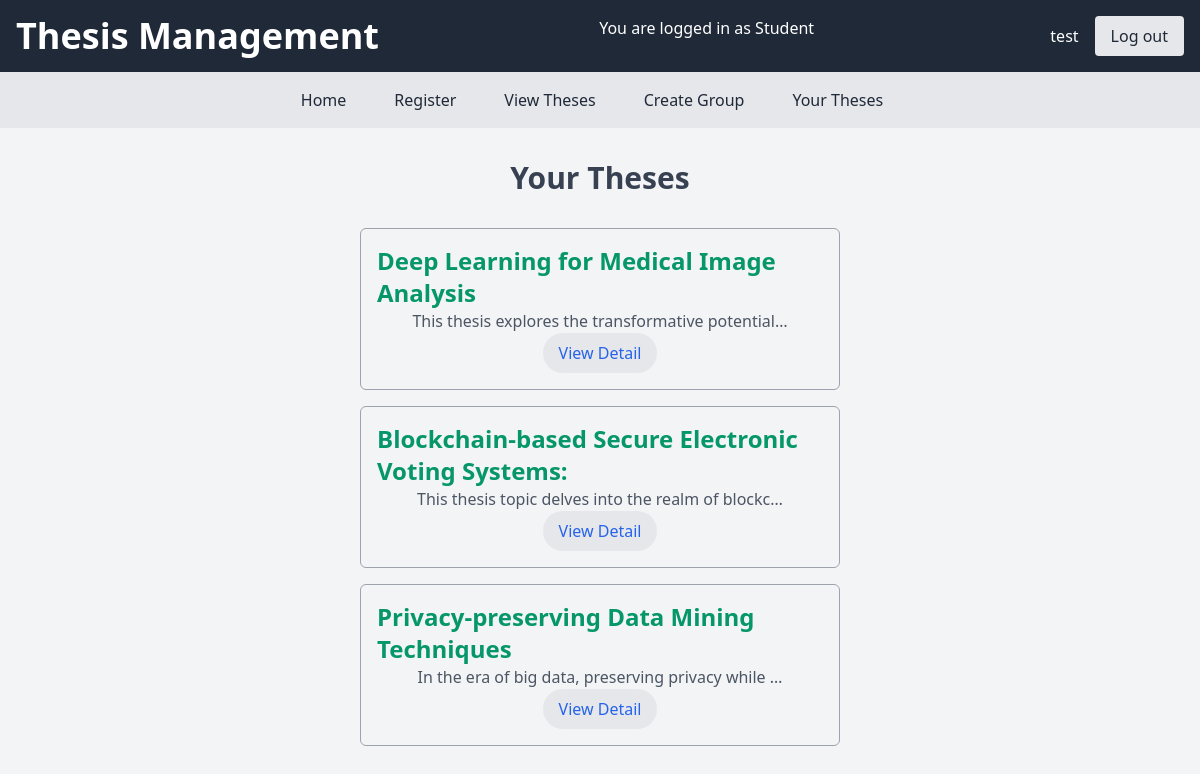
The app's page /your_theses/ (signed in) with its own data.
### app_week6/models.py (models this page shows, shortened)
class User(AbstractUser):
    USER_TYPE_CHOICES = (
        (1, 'Admin'),
        (2, 'Supervisor'),
        (3, 'Project Coordinator'),
        (4, 'Student'),
    )
    user_type = models.PositiveSmallIntegerField(choices=USER_TYPE_CHOICES, default=4)

class Thesis(models.Model):
    title = models.CharField(max_length=255)
    description = models.TextField()
    supervisor = models.ForeignKey(User, limit_choices_to={'user_type': 2}, on_delete=models.CASCADE)
    is_approved = models.BooleanField(default=False)
    students = models.ManyToManyField(User, related_name='theses', limit_choices_to={'user_type': 4}, blank=True, null=True)
    interested = models.ManyToManyField(User, related_name='interested_theses', limit_choices_to={'user_type': 4},blank=True, null=True)

### app_week6/views.py (the view)
# urls.py: path('your_theses/', views.your_theses, name='your_theses'),
@login_required
def your_theses(request):
    if ((request.user.user_type == 4)):
        theses = Thesis.objects.filter(students__in=[request.user])
        return render(request, 'app_week6/your_theses.html', {'theses': theses})
    else:
        messages.error(request, "Not authorized to view  theses")
        return redirect('home')

### app_week6/templates/app_week6/your_theses.html
{% extends 'app_week6/base.html' %}
{% block content %}
<div class="container mx-auto p-4 flex flex-col items-center justify-center">
    <h2 class="text-3xl font-bold text-gray-700 mb-6">Your Theses</h2>
    <ul class="flex flex-col items-center justify-center w-1/2 mb-6">
        {% for thesis in theses %}
        <li  class="flex flex-col items-center justify-center w-full p-4 my-2 border border-gray-400 rounded-md" >
            <h3 class="text-2xl text-green-600 font-bold">{{ thesis.title }}</h3>
            <p class="text-gray-600">{{ thesis.description|truncatechars:50 }}</p>
            <a href="{% url 'view_theses' thesis.id %}" class="text-blue-600 hover:text-blue-800 px-4 py-2 rounded-full bg-gray-200 w-max cursor-pointer">View Detail</a>
        </li>
        {% endfor %}
    </ul>
</div>
{% endblock content %}

### app_week6/templates/app_week6/base.html (shortened to what this page needs)
<!DOCTYPE html>
<html>
<head>
    <link rel="stylesheet" href="https://unpkg.com/tailwindcss@^2/dist/tailwind.min.css">
</head>
<body class="h-screen bg-gray-100">
    <header class="bg-gray-800 text-white p-4 flex justify-between">
        <h1 class="text-4xl font-bold">Thesis Management</h1>
        {% if user.user_type == 4 %}
        <p class="mr-4">You are logged in as Student</p>
        {% endif %}
        <div class="flex items-center">
            {% if user.is_authenticated %}
            <p class="mr-4">{{ user.username }}</p>
            <a href="{% url 'logout' %}" class="bg-gray-200 text-gray-800 px-4 py-2 rounded">Log out</a>
            {% else %}
            <a href="{% url 'login' %}" class="bg-gray-200 text-gray-800 px-4 py-2 rounded">Log In</a>
            {% endif %}
        </div>
    </header>
    <nav class="bg-gray-200 p-4">
        <ul class="flex flex-wrap justify-center">
            <li class="mr-4"><a href="{% url 'home' %}" class="text-gray-800 px-4 py-2 rounded">Home</a></li>
            <li class="mr-4"><a href="{% url 'register' %}" class="text-gray-800 px-4 py-2 rounded">Register</a></li>
            <li class="mr-4"><a href="{% url 'view_theses' %}" class="text-gray-800 px-4 py-2 rounded">View Theses</a></li>
            <li class="mr-4"><a href="{% url 'create_group' %}" class="text-gray-800 px-4 py-2 rounded">Create Group</a></li>
            {% if user.user_type == 4 %}
            <li class="mr-4"><a href="{% url 'your_theses' %}" class="text-gray-800 px-4 py-2 rounded">Your Theses</a></li>
            {% endif %}
        </ul>
    </nav>
    <div class="container mx-auto p-4">
        {% block content %}
        {% endblock %}
    </div>
</body>
</html>

### records on screen
User: username "test"
Thesis: title "Deep Learning for Medical Image Analysis", description "This thesis explores the transformative potential…"
Thesis: title "Blockchain-based Secure Electronic Voting Systems:", description "This thesis topic delves into the realm of blockc…"
Thesis: title "Privacy-preserving Data Mining Techniques", description "In the era of big data, preserving privacy while …"
